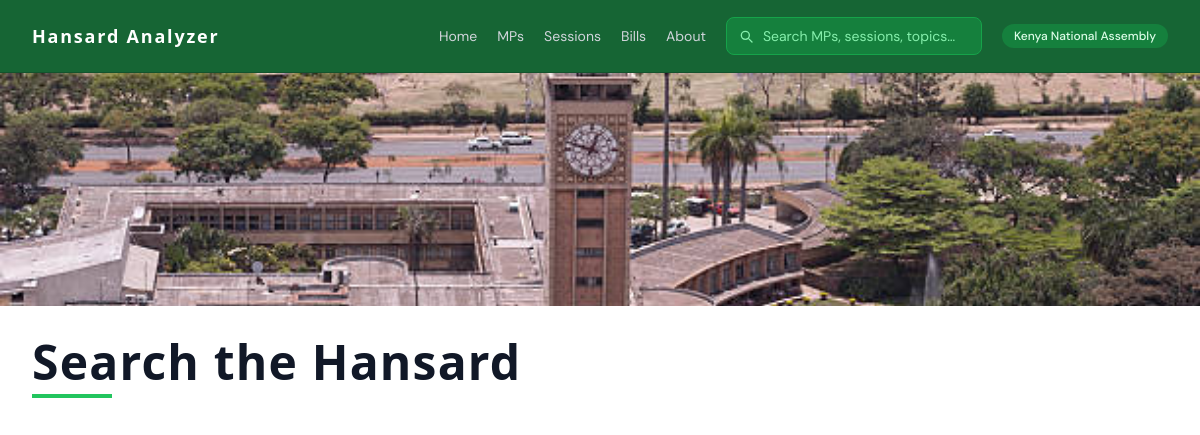
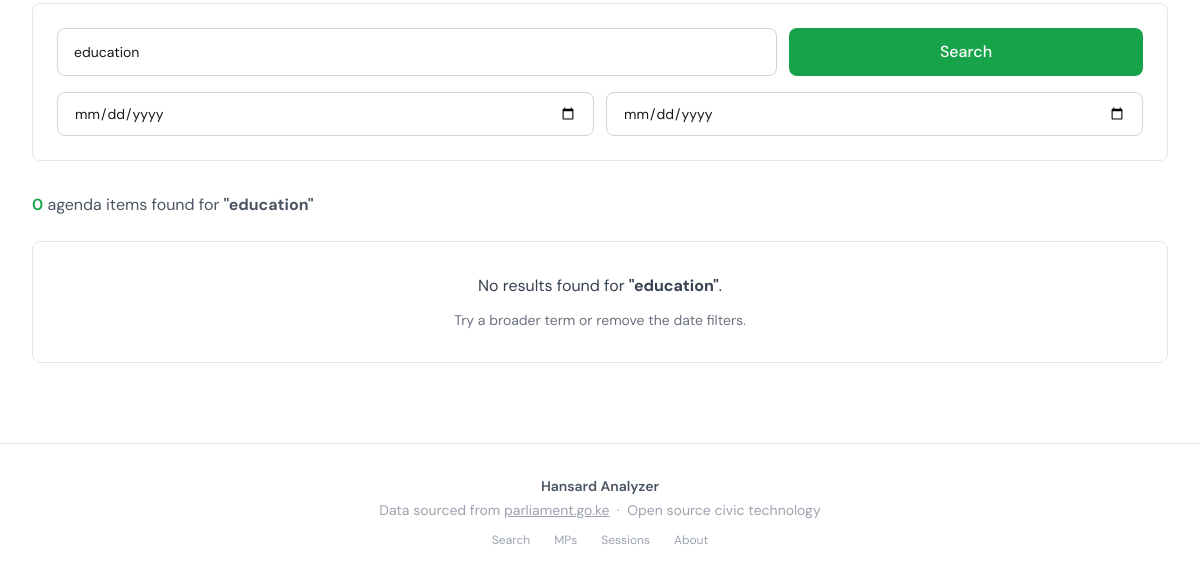
The page /search/?q=education on the database as committed earlier (2 pictures, top to bottom).
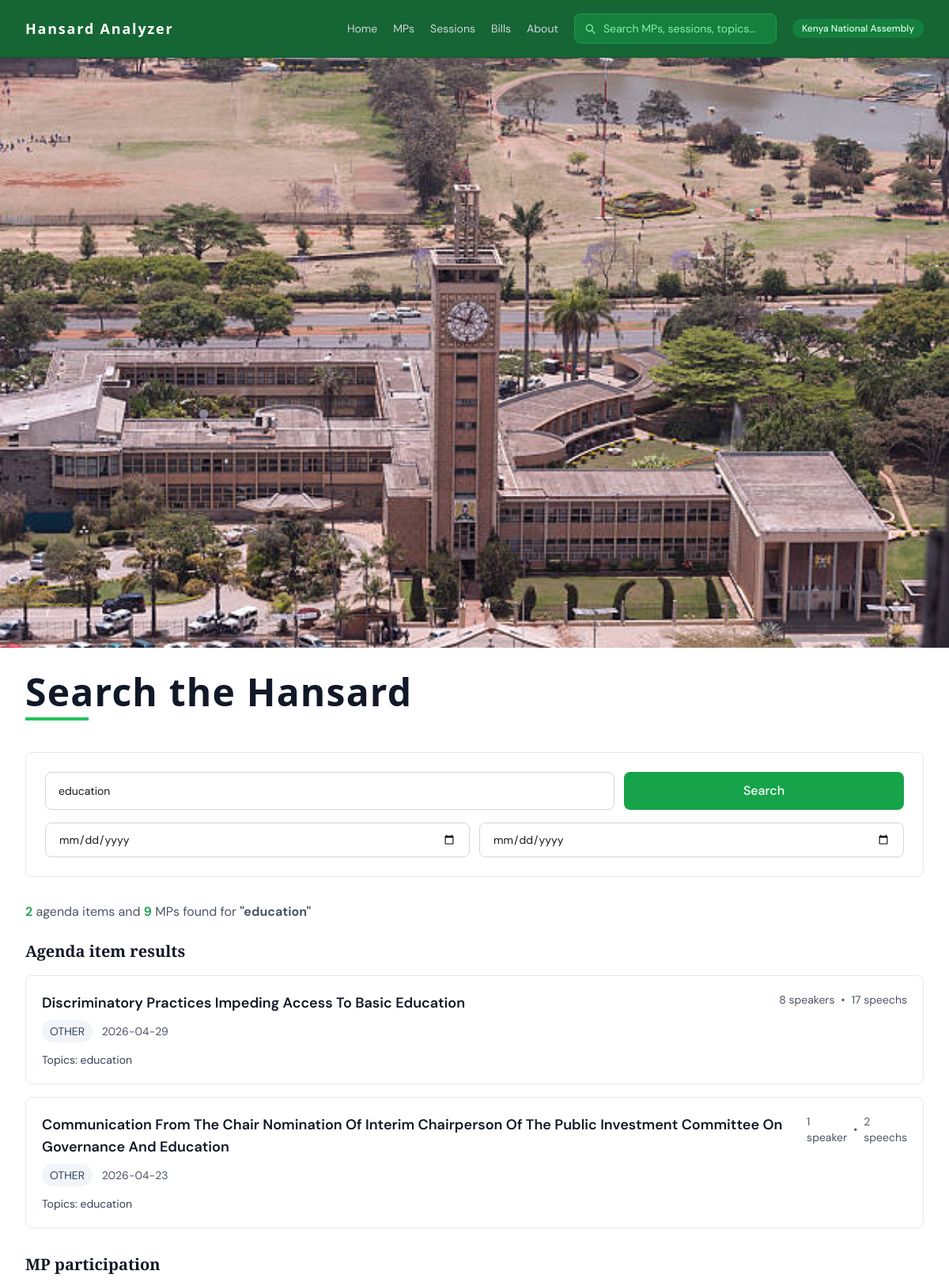
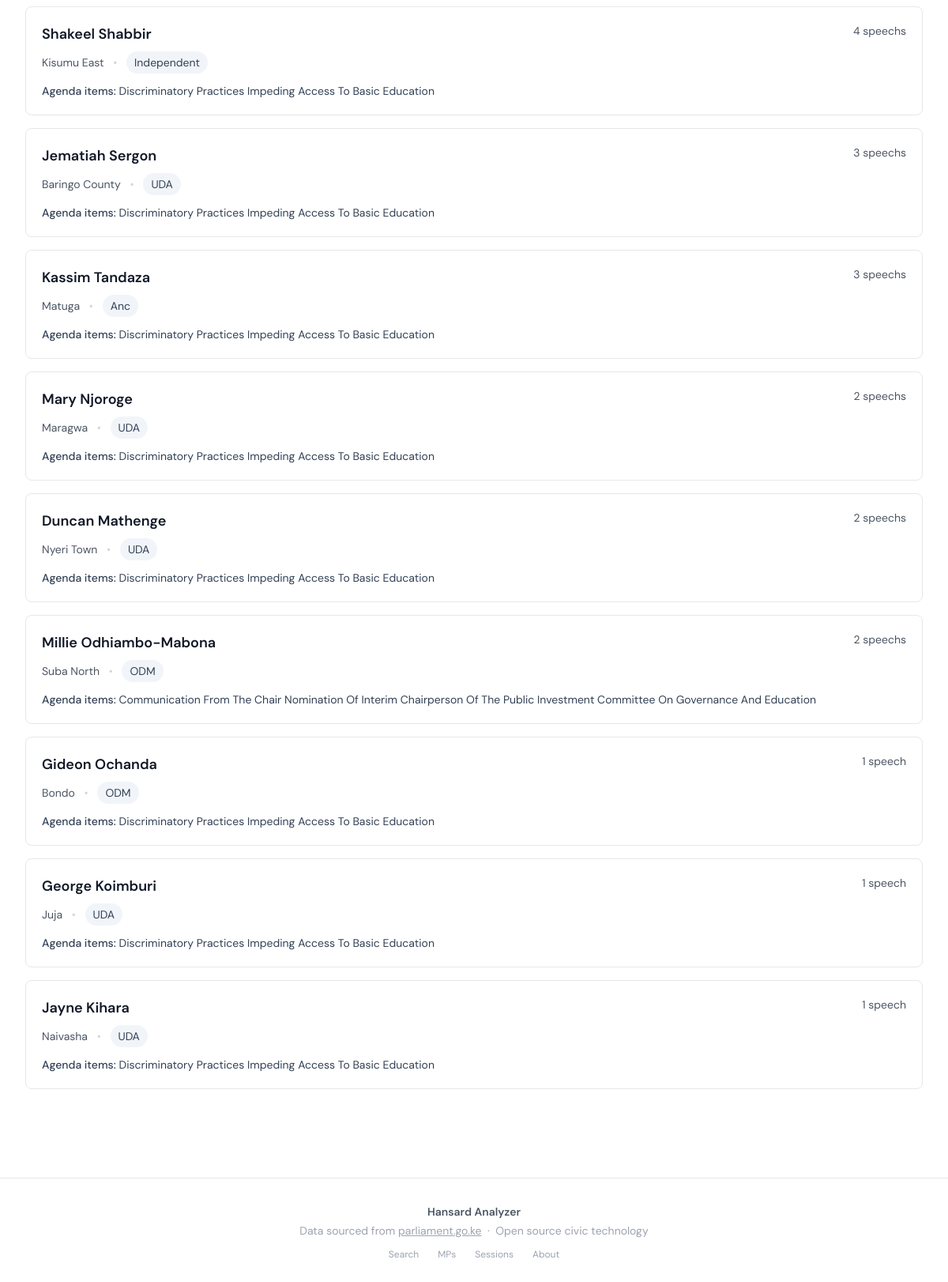
The same page on the database as committed later (2 pictures, top to bottom).
### tables this page shows
CREATE TABLE agenda_items (
    id           INTEGER PRIMARY KEY AUTOINCREMENT,
    session_id   INTEGER NOT NULL REFERENCES sessions(id),
    title        TEXT NOT NULL,
    type         TEXT NOT NULL,
    sequence     INTEGER,
    raw_heading  TEXT,
    created_at   TEXT
);

CREATE TABLE members (
    id           INTEGER PRIMARY KEY AUTOINCREMENT,
    name         TEXT NOT NULL,
    constituency TEXT,
    party        TEXT,
    first_seen   TEXT,
    last_seen    TEXT
);

### routes/search.py (the view)
@search_bp.route("/")
def search():
    query     = request.args.get("q", "").strip()
    item_type = request.args.get("type", "").strip() or None
    from_date = request.args.get("from_date", "").strip() or None
    to_date   = request.args.get("to_date", "").strip() or None
    agenda_results = []
    mp_results = []
    if query:
        conn = get_connection()
        agenda_results = search_agenda_items(conn, query, from_date, to_date, item_type)
        mp_results = search_mp_participation(conn, query)
        conn.close()
    return render_template(
        "search.html",
        query=query,
        agenda_results=agenda_results,
        mp_results=mp_results,
        item_type=item_type or "",
        from_date=from_date or "",
        to_date=to_date or "",
    )

### analyzer/database/queries.py (called while the page is built)
def search_mp_participation(
    conn: sqlite3.Connection,
    keyword: str,
) -> list[dict]:
    cursor = conn.cursor()
    cursor.execute(
        """
        SELECT DISTINCT
            m.id,
            m.name,
            m.constituency,
            m.party,
            COUNT(sp.id) AS speech_count,
            GROUP_CONCAT(DISTINCT ai.title) AS agenda_items
        FROM speeches sp
        JOIN members m ON sp.member_id = m.id
        JOIN agenda_items ai ON sp.agenda_item_id = ai.id
        WHERE ai.title LIKE ?
        GROUP BY m.id
        ORDER BY speech_count DESC
        """,
        (f"%{keyword}%",),
    )
    columns = [d[0] for d in cursor.description]
    return [dict(zip(columns, row)) for row in cursor.fetchall()]

### analyzer/database/seed.py (called while the page is built)
def get_connection(db_path: Path = DB_PATH) -> sqlite3.Connection:
    conn = sqlite3.connect(db_path)
    conn.execute("PRAGMA foreign_keys = ON")
    return conn

### templates/search.html (shortened to what the changed rows need)
{% extends "base.html" %}
{% block content %}
<div class="mb-10">
    <h1 class="font-sans text-4xl sm:text-5xl font-black text-gray-900 tracking-wide mb-2">Search the Hansard</h1>
</div>
{% if query %}
    <div class="mb-6">
        <p class="text-gray-600">
            <strong class="text-green-600 font-semibold">{{ agenda_results|length }}</strong> agenda item{{ 's' if agenda_results|length != 1 else '' }}
            {% if mp_results %}
                and <strong class="text-green-600 font-semibold">{{ mp_results|length }}</strong> MP{{ 's' if mp_results|length != 1 else '' }}
            {% endif %}
            found for <strong>"{{ query }}"</strong>
        </p>
    </div>
    {% if agenda_results %}
    <section class="space-y-4 mb-8">
        <h2 class="text-xl font-semibold text-gray-900">Agenda item results</h2>
        <div class="grid gap-4">
            {% for item in agenda_results %}
            <article class="border border-gray-200 rounded-lg p-5 bg-white hover:shadow-lg transition-shadow">
                <div class="flex flex-col sm:flex-row sm:items-start sm:justify-between gap-4 mb-3">
                    <div>
                        <a href="{{ url_for('agenda_items.agenda_item_detail', agenda_item_id=item.id) }}" class="text-lg font-semibold text-gray-900 hover:text-green-600 transition-colors">
                            {{ item.title }}
                        </a>
                        <div class="mt-2 text-sm text-gray-600">
                            <span class="inline-flex items-center px-2.5 py-1 rounded-full bg-slate-100 text-slate-700">{{ item.type }}</span>
                            <span class="ml-2">{{ item.date }}</span>
                        </div>
                    </div>
                    <div class="flex items-center gap-2 text-sm text-gray-600">
                        <span>{{ item.speaker_count }} speaker{{ 's' if item.speaker_count != 1 else '' }}</span>
                        <span class="hidden sm:inline">•</span>
                        <span>{{ item.speech_count }} speech{{ 's' if item.speech_count != 1 else '' }}</span>
                    </div>
                </div>
                {% if item.topics %}
                <div class="mt-2 text-sm text-slate-700">
                    Topics: {{ item.topics }}
                </div>
                {% endif %}
            </article>
            {% endfor %}
        </div>
    </section>
    {% endif %}
    {% if mp_results %}
    <section class="space-y-4 mb-8">
        <h2 class="text-xl font-semibold text-gray-900">MP participation</h2>
        <div class="grid gap-4">
            {% for mp in mp_results %}
            <article class="border border-gray-200 rounded-lg p-5 bg-white hover:shadow-lg transition-shadow">
                <div class="flex flex-col sm:flex-row sm:items-start sm:justify-between gap-4 mb-3">
                    <div>
                        <a href="{{ url_for('members.mp_scorecard', member_id=mp.id) }}" class="text-lg font-semibold text-gray-900 hover:text-green-600 transition-colors">
                            {{ mp.name }}
                        </a>
                        <div class="mt-2 text-sm text-gray-600">
                            {{ mp.constituency }}
                            <span class="mx-2 text-gray-300">•</span>
                            <span class="inline-flex items-center px-2.5 py-1 rounded-full bg-slate-100 text-slate-700">{{ mp.party }}</span>
                        </div>
                    </div>
                    <div class="text-sm text-gray-600">
                        {{ mp.speech_count }} speech{{ 's' if mp.speech_count != 1 else '' }}
                    </div>
                </div>
                {% if mp.agenda_items %}
                <div class="mt-2 text-sm text-slate-700">
                    <span class="font-medium">Agenda items:</span> {{ mp.agenda_items }}
                </div>
                {% endif %}
            </article>
            {% endfor %}
        </div>
    </section>
    {% endif %}
    {% if not agenda_results and not mp_results %}
    <div class="rounded-lg border border-gray-200 bg-white p-8 text-center">
        <p class="text-gray-700 mb-3">No results found for <strong>"{{ query }}"</strong>.</p>
        <p class="text-sm text-gray-500">Try a broader term or remove the date filters.</p>
    </div>
    {% endif %}
{% endif %}
{% endblock %}

Rows that differ between the two databases and show on the page:
added agenda_items: title "Discriminatory Practices Impeding Access To Basic Education", type "OTHER", date "2026-04-29", speaker_count "8", speaker_count "s", speech_count "17", speech_count "s", topics "education"
added agenda_items: title "Communication From The Chair Nomination Of Interim Chairperson Of The Public Investment Committee On Governance And Education", type "OTHER", date "2026-04-23", speaker_count "1", speech_count "2", speech_count "s", topics "education"
now on this page (row edited): members: name "Shakeel Shabbir", constituency "Kisumu East", party "Independent", speech_count "4", speech_count "s", agenda_items "Discriminatory Practices Impeding Access To Basic Education"
added members: name "Jematiah Sergon", constituency "Baringo County", party "UDA", speech_count "3", speech_count "s", agenda_items "Discriminatory Practices Impeding Access To Basic Education"
added members: name "Kassim Tandaza", constituency "Matuga", party "Anc", speech_count "3", speech_count "s", agenda_items "Discriminatory Practices Impeding Access To Basic Education"
added members: name "Mary Njoroge", constituency "Maragwa", party "UDA", speech_count "2", speech_count "s", agenda_items "Discriminatory Practices Impeding Access To Basic Education"
added members: name "Duncan Mathenge", constituency "Nyeri Town", party "UDA", speech_count "2", speech_count "s", agenda_items "Discriminatory Practices Impeding Access To Basic Education"
now on this page (row edited): members: name "Millie Odhiambo-Mabona", constituency "Suba North", party "ODM", speech_count "2", speech_count "s", agenda_items "Communication From The Chair Nomination Of Interim Chairperson Of The Public Investment Committee On Governance And Education"
added members: name "Gideon Ochanda", constituency "Bondo", party "ODM", speech_count "1", agenda_items "Discriminatory Practices Impeding Access To Basic Education"
added members: name "George Koimburi", constituency "Juja", party "UDA", speech_count "1", agenda_items "Discriminatory Practices Impeding Access To Basic Education"
now on this page (row edited): members: name "Jayne Kihara", constituency "Naivasha", party "UDA", speech_count "1", agenda_items "Discriminatory Practices Impeding Access To Basic Education"
Other text that changed with them:
{{ agenda_results|length }}: "0" → "2"
{{ mp_results|length }}: (not shown) → "9"
{{ 's' if mp_results|length != 1 else '' }}: (not shown) → "s"
{{ query }}: "education" → (not shown)
text no longer shown: "No results found for \" \" . Try a broader term or remove the date filters."
text now shown: "and MP Agenda item results MP participation"
